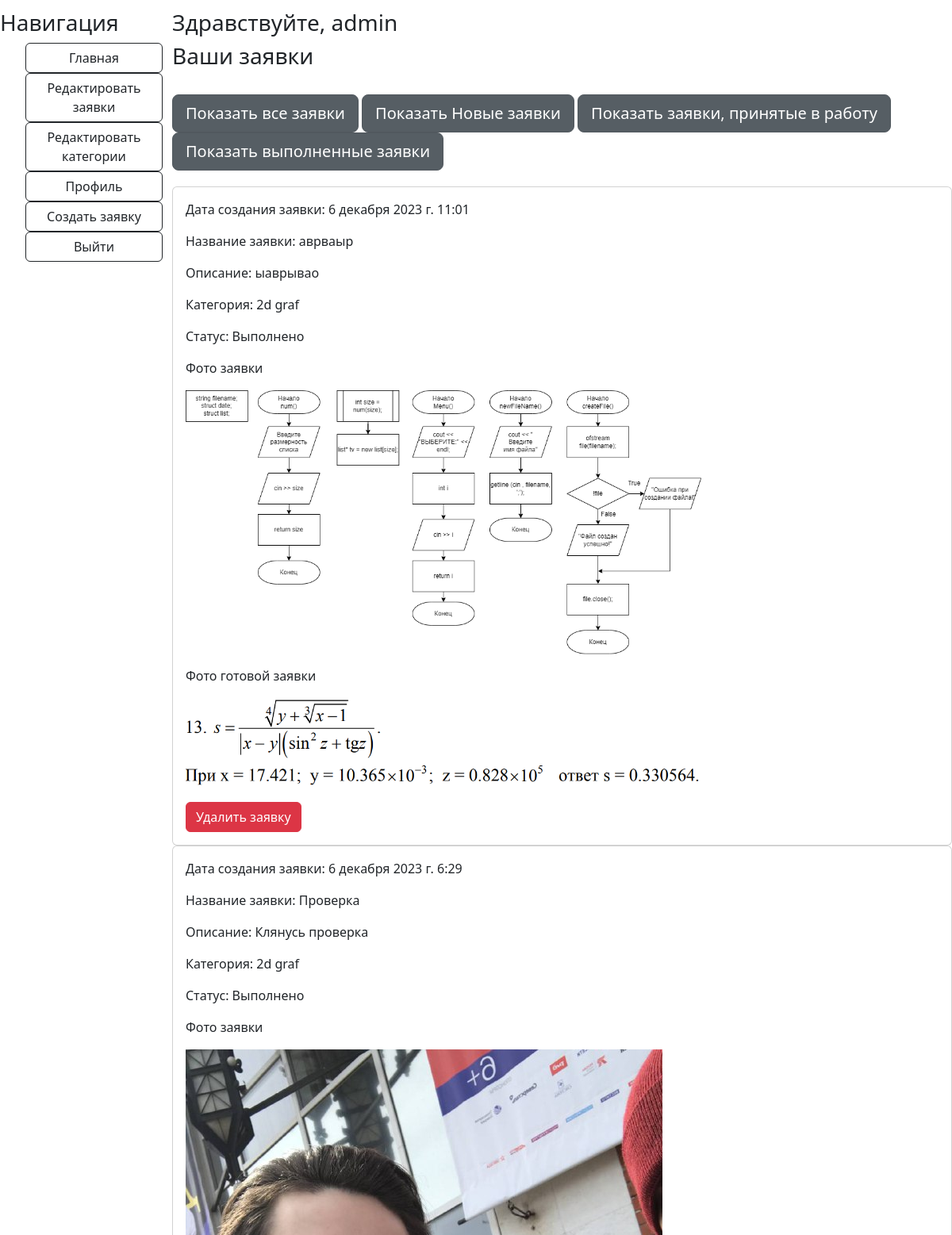
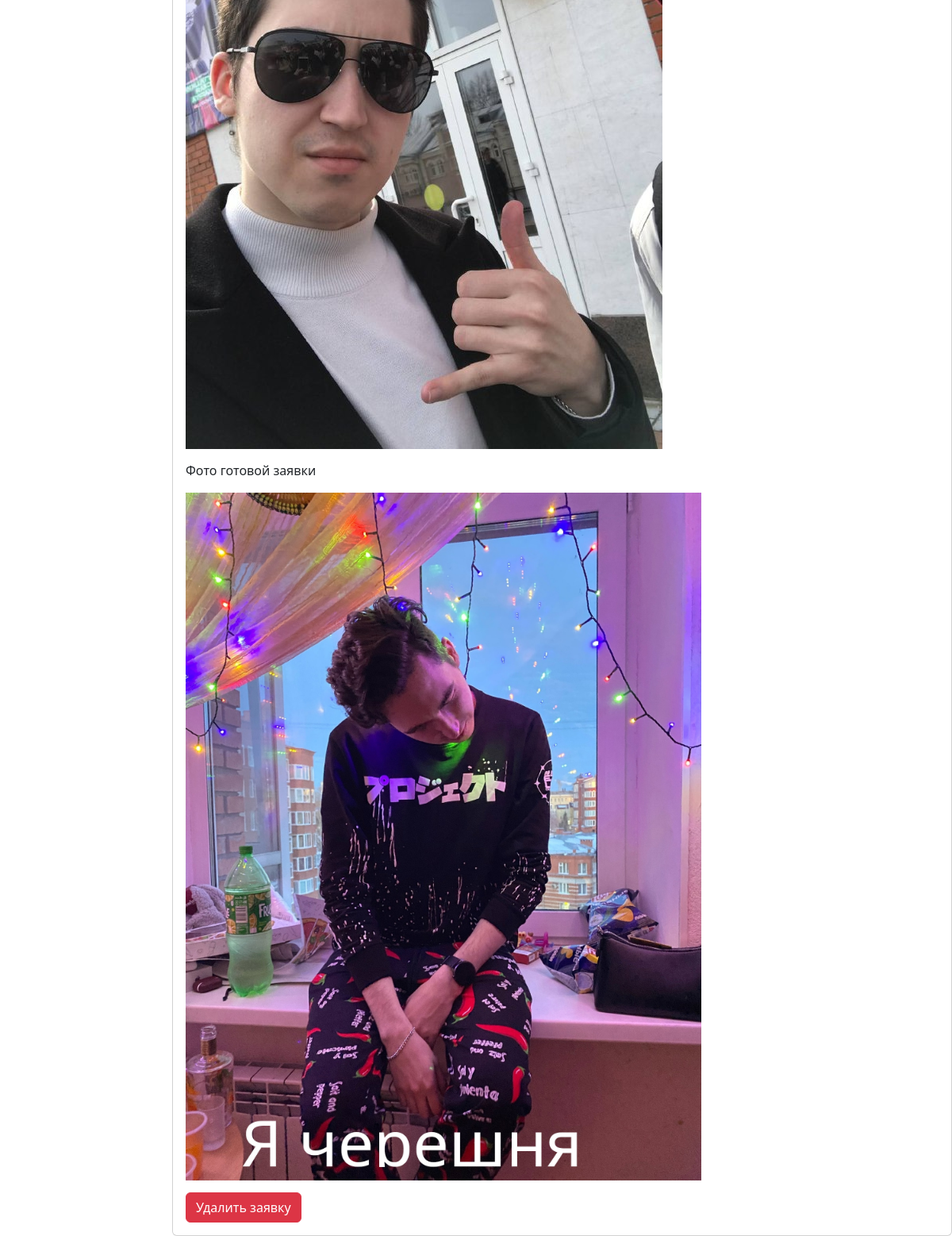
Page /profile/all (signed in) on the committed database (2 pictures, top to bottom).
### app/models.py (models this page shows, shortened)
class User(AbstractUser):
    name = models.CharField(max_length=254, verbose_name='Имя', blank=False)
    surname = models.CharField(max_length=254, verbose_name='Фамилия', blank=False)
    patronymic = models.CharField(max_length=254, verbose_name='Отчество', blank=True)
    username = models.CharField(max_length=254, verbose_name='Логин', blank=False, unique=True)
    email = models.CharField(max_length=254, verbose_name='Почта', blank=False, unique=True)
    password = models.CharField(max_length=254, verbose_name='Пароль', blank=False)

class Aplication(models.Model):
    user = models.ForeignKey(User, on_delete=models.CASCADE, verbose_name='Пользователь', null=True)
    name = models.CharField(max_length=250, verbose_name='Название', null=False, blank=False)
    description = models.CharField(max_length=250, verbose_name='Описание', null=False, blank=False)
    Category = models.ForeignKey(Category, verbose_name='Категория', blank=False, null=False,
                                 on_delete=models.CASCADE)
    photo_file = models.ImageField(verbose_name='Фото', upload_to='photo', blank=False,
                                   validators=[FileExtensionValidator(allowed_extensions=['png', 'jpg', 'jpeg', 'bmp']),
                                               validate_image_size])
    date = models.DateTimeField(verbose_name='Дата заявки', auto_now_add=True)
    status = models.CharField(max_length=250, verbose_name='Статус', choices=[
        ('new', 'Новая'),
        ('done', 'Выполнено'),
        ('haired', 'Принято в работу')
    ], default='new')
    comment = models.CharField(max_length=250, verbose_name='Комментарий', blank=True)
    photo_file2 = models.ImageField(verbose_name='Фото готовой заявки', upload_to='photo', blank=False,
                                    validators=[
                                        FileExtensionValidator(allowed_extensions=['png', 'jpg', 'jpeg', 'bmp']),
                                        validate_image_size])

class Category(models.Model):
    name = models.CharField(max_length=250, verbose_name='Название', blank=False)
    def __str__(self):
        return self.name

### app/views.py (the view)
# urls.py: path('profile/<str:status>', profile, name='profile'),
def profile(request, status):
    if status == 'all':
        my_app_list = Aplication.objects.filter(user=request.user.pk).order_by('-date')
    else:
        my_app_list = Aplication.objects.filter(status=status).order_by('-date')
    return render(request, 'app/profile.html', context={'my_app_list': my_app_list})

### app/templates/app/profile.html (shortened to what this page needs)
{% extends 'app/layout.html' %}
{% load static %}
{% load bootstrap4 %}
{% block content %}
<h3>Здравствуйте, {{ user.username }}</h3>
<h3>Ваши заявки</h3>
<br>
<div style="margin-bottom: 20px;">
    <a href="{% url 'profile' 'all' %}" class="btn btn-secondary btn-lg active">Показать все заявки</a>
    <a href="{% url 'app_filter' 'new' %}" class="btn btn-secondary btn-lg active">Показать Новые заявки</a>
    <a href="{% url 'app_filter' 'haired' %}" class="btn btn-secondary btn-lg active">Показать заявки, принятые в работу</a>
    <a href="{% url 'app_filter' 'done' %} " class="btn btn-secondary btn-lg active">Показать выполненные заявки</a>
</div>
{% if my_app_list %}
<div>
    {% for i in my_app_list %}
    <div class="card">
        <div class="card-body">
            <p>Дата создания заявки: {{ i.date }}</p>
            <p>Название заявки: {{ i.name }}</p>
            <p>Описание: {{ i.description }}</p>
            <p>Категория: {{ i.Category }}</p>
            <p>Статус: {{ i.get_status_display }}</p>
            <div style="margin-bottom: 15px;"><p>Фото заявки</p><img style="max-width: 650px;" src="{{ i.photo_file.url }}" alt='фото'></div>
            {% if i.photo_file2 and i.photo_file2.url %}
            <div style="margin-bottom: 15px;"><p>Фото готовой заявки</p><img style="max-width: 650px;" src="{{ i.photo_file2.url }}" alt='фото готовой заявки'></div>
            {% endif %}
            <button type="submit" class="btn btn-danger" id="btn_{{i.id}}" onclick="Btn('{{ i.id }}')">Удалить заявку</button>
        </div>
    </div>
    {% endfor %}
</div>
{% else %}
<p>У вас нет заявок</p>
{% endif %}
{% endblock %}

### rows in the picture
User: username "admin"
Aplication: date "6 декабря 2023 г. 11:01", name "аврваыр", description "ыаврывао", Category "2d graf", status "Выполнено", photo_file (picture), photo_file2 (picture)
Aplication: date "6 декабря 2023 г. 6:29", name "Проверка", description "Клянусь проверка", Category "2d graf", status "Выполнено", photo_file (picture), photo_file2 (picture)
